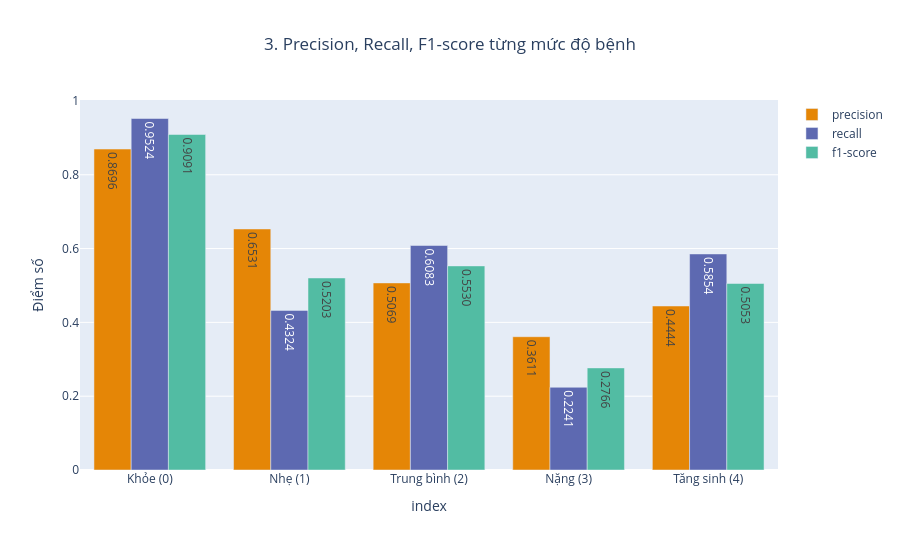

Here is the notebook cell this chart was saved with:
### Markdown cell above
# 3. Precision, Recall, F1-score từng lớp

### Code cell
report = classification_report(all_labels, all_preds, target_names=level_names, output_dict=True, digits=4)
df_report = pd.DataFrame(report).T.round(4)
df_report = df_report.iloc[:5, :3]  # chỉ lấy 5 lớp, 3 chỉ số

fig3 = px.bar(df_report, barmode='group', text_auto='.4f',
              title="3. Precision, Recall, F1-score từng mức độ bệnh",
              labels={"value": "Điểm số", "variable": "Chỉ số"},
              color_discrete_sequence=px.colors.qualitative.Vivid)
fig3.update_layout(height=550, title_x=0.5, legend_title="")
fig3.show()
print("Bảng báo cáo chi tiết:\n", df_report)

### Figure 1 — Plotly figure (JSON) as saved in the notebook; plotly's stock layout.template omitted (floating-point values rounded to 4 significant figures)
{"data": [{"alignmentgroup": "True", "hovertemplate": "Chỉ số=precision<br>index=%{x}<br>Điểm số=%{y}<extra></extra>", "legendgroup": "precision", "marker": {"color": "rgb(229, 134, 6)", "pattern": {"shape": ""}}, "name": "precision", "offsetgroup": "precision", "orientation": "v", "showlegend": true, "textposition": "auto", "texttemplate": "%{y:.4f}", "type": "bar", "x": ["Khỏe (0)", "Nhẹ (1)", "Trung bình (2)", "Nặng (3)", "Tăng sinh (4)"], "xaxis": "x", "y": [0.8696, 0.6531, 0.5069, 0.3611, 0.4444], "yaxis": "y"}, {"alignmentgroup": "True", "hovertemplate": "Chỉ số=recall<br>index=%{x}<br>Điểm số=%{y}<extra></extra>", "legendgroup": "recall", "marker": {"color": "rgb(93, 105, 177)", "pattern": {"shape": ""}}, "name": "recall", "offsetgroup": "recall", "orientation": "v", "showlegend": true, "textposition": "auto", "texttemplate": "%{y:.4f}", "type": "bar", "x": ["Khỏe (0)", "Nhẹ (1)", "Trung bình (2)", "Nặng (3)", "Tăng sinh (4)"], "xaxis": "x", "y": [0.9524, 0.4324, 0.6083, 0.2241, 0.5854], "yaxis": "y"}, {"alignmentgroup": "True", "hovertemplate": "Chỉ số=f1-score<br>index=%{x}<br>Điểm số=%{y}<extra></extra>", "legendgroup": "f1-score", "marker": {"color": "rgb(82, 188, 163)", "pattern": {"shape": ""}}, "name": "f1-score", "offsetgroup": "f1-score", "orientation": "v", "showlegend": true, "textposition": "auto", "texttemplate": "%{y:.4f}", "type": "bar", "x": ["Khỏe (0)", "Nhẹ (1)", "Trung bình (2)", "Nặng (3)", "Tăng sinh (4)"], "xaxis": "x", "y": [0.9091, 0.5203, 0.553, 0.2766, 0.5053], "yaxis": "y"}], "layout": {"barmode": "group", "height": 550, "legend": {"title": {"text": ""}, "tracegroupgap": 0}, "title": {"text": "3. Precision, Recall, F1-score từng mức độ bệnh", "x": 0.5}, "xaxis": {"anchor": "y", "domain": [0, 1], "title": {"text": "index"}}, "yaxis": {"anchor": "x", "domain": [0, 1], "title": {"text": "Điểm số"}}}}
